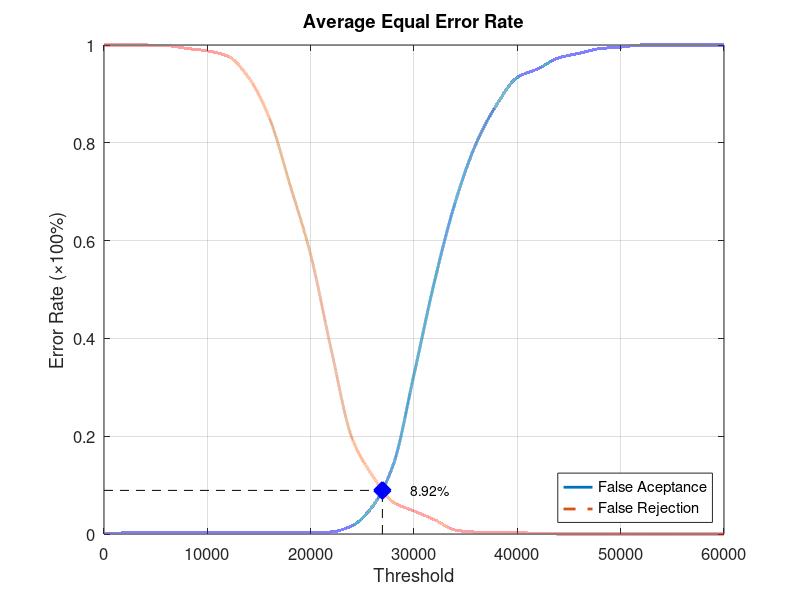
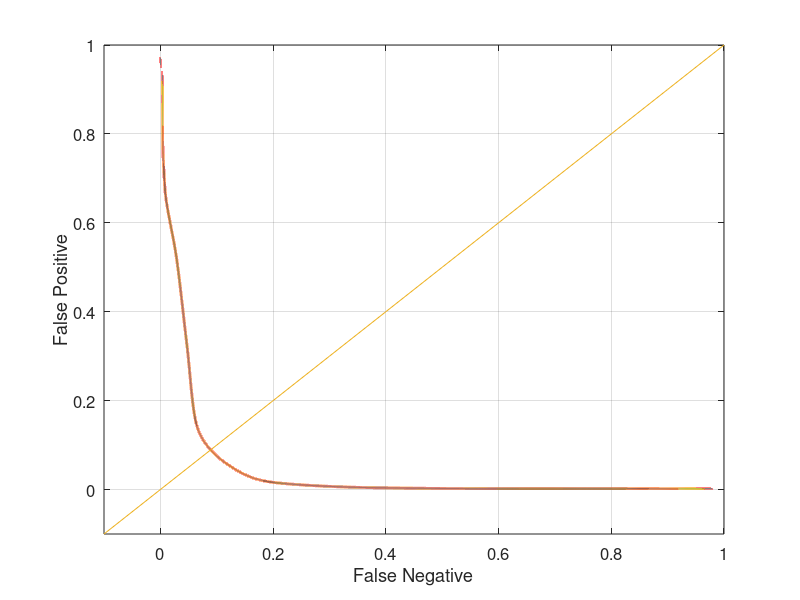

Write the MATLAB code that produced these figures, in order.
function yEER = Database3Average
close all;
clear;
clc;
x = 0:2000:60000;
xq = 0:0.5:60000;

y0 = [0 0.00210526 0.00210526 0.00210526 0.00210526 0.00210526 0.00210526 0.00210526 0.00210526 0.00210526 0.00210526 0.00421053 0.0168421 0.0568421 0.142105 0.326316 0.517895 0.678947 0.797895 0.877895 0.933684 0.951579 0.973684 0.983158 0.992632 0.99579 1 1 1 1 1];
yy0 = interp1(x, y0, xq, 'pchip');
y1 = [1 1 1 0.999 0.993 0.988 0.977 0.933 0.851 0.714 0.571 0.376 0.196 0.119 0.065 0.047 0.029 0.008 0.004 0.004 0.003 0.001 0 0 0 0 0 0 0 0 0];
yy1 = interp1(x, y1, xq, 'pchip');

% Calculating EER: 
y2 = abs(y0 - y1);
find(y2 == min(y2))
yy2 = abs(yy0 - yy1);
xEER = find(yy2 == min(yy2));
xEERIndex = xq(xEER) % X-axis EER
yEER = yy0(xEER) % Y-axis EER

main = figure
plot(xq, yy0,'-','LineWidth', 2);	hold on
plot(xq, yy1,'--','LineWidth', 2);	hold on
plot([xEERIndex xEERIndex], [0 yEER], 'k--');	hold on
plot([0 xEERIndex], [yEER yEER], 'k--');	hold on
plot(xEERIndex, yEER, 'bx', 'LineWidth', 10);	hold on
text(xEERIndex + 10 * xEERIndex / 100, yEER, [num2str(round((10000 * yEER)) / 100) '%'])
legend('False Aceptance', 'False Rejection', 'Location', 'SouthEast')
xlabel('Threshold')
ylabel('Error Rate (\times100%)')
title('Average Equal Error Rate')
set(gca, 'FontSize', 12)
axis([0 60000 0 1])
grid on

print(main, 'Database3AverageMain', '-dpng');
FNRxFPR = figure('Color', [1 1 1]);
plot(yy1, yy0, '-', yy1, yy0, 'LineWidth', 2);
hold on
y = -0.1:0.1:1
plot(y, y); 
set(gca, 'FontSize', 12)
xlabel('False Negative')
ylabel('False Positive')
axis([-0.1 1 -0.1 1])
set(gca, 'FontSize', 12)
grid on

print(FNRxFPR, 'Database3AverageFNRxFPR','-dpng');
end
